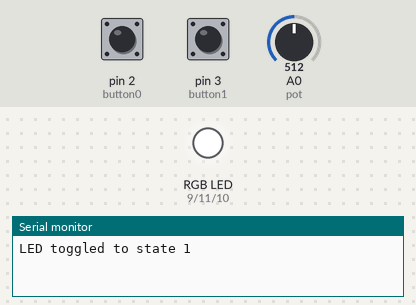
Recording of a sketch running on a simulated Arduino Uno, built with avr-gcc and run on an emulated ATmega328P. Parts: an RGB LED mixed from three pins (HIGH = lit), the last lines printed to the serial monitor. Inputs (shaded band) come from the test bench; at power-on: pin 2 (button0) HIGH, A0 (pot) = 512, pin 3 (button1) HIGH.

Above: at 1.2 s.
1.3 s: pin 2 (button0) pulled LOW for 0.15 s
At 2.1 s:
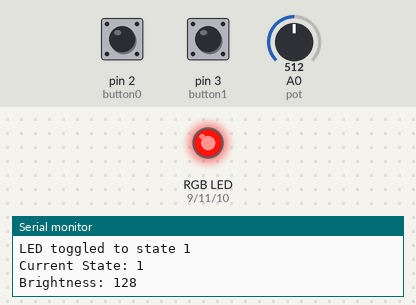
2.9 s: A0 (pot) set to 1023
At 3.3 s:
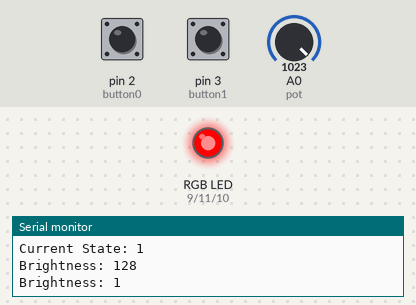
4.4 s: A0 (pot) set to 716
At 5.2 s:
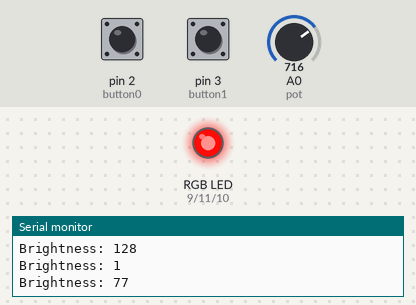
5.9 s: pin 2 (button0) pulled LOW for 1 s
At 6.8 s:
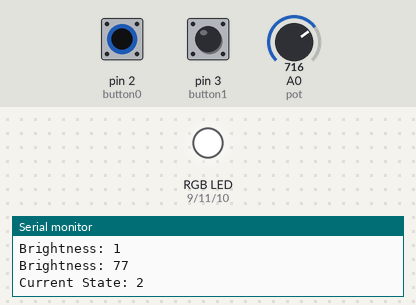
8.4 s: pin 2 (button0) pulsed LOW 5 times (0.12 s each, 0.3 s apart)
At 8.71 s:
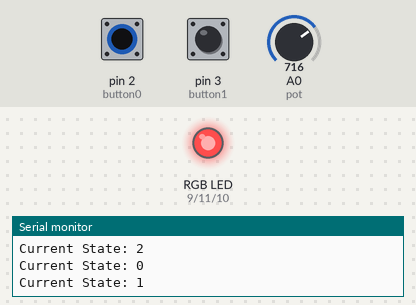
11.4 s: pin 2 (button0) pulled LOW for 3.2 s
At 12.2 s:
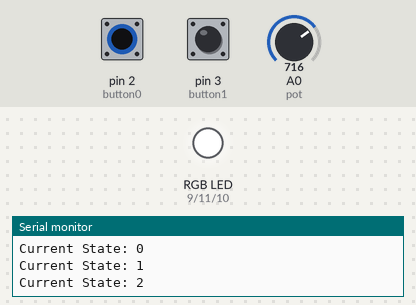
Timing chart, 0 to 14.4 s (numbered marks = the images above; inputs shaded):
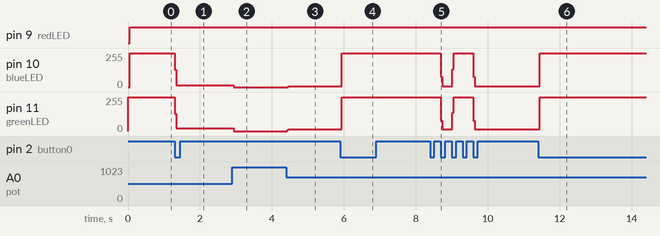

The sketch:

Ref_Arduinotask_fall2025.ino
```cpp
//pin initiialize
const int button0 = 2; //interrupt pin
const int button1 = 3;
const int redLED = 9;
const int blueLED = 10;
const int greenLED = 11;
const int pot = A0;

//states
bool redState = false;
bool blueState = false;
bool greenState = false;

//button 0: state change
unsigned long pressTimestamp = 0;  // the last time the output pin was toggled
unsigned long debounceDelay = 100;    //  debounce time
bool button0_toggle = false;
int state0 = 0;

//button 1:
unsigned long pressTimestamp1 = 0;
unsigned long debounceDelay1 = 50;
bool button1_toggle = false;
int state1 = 0;

//potentiometer
int lastBrightness = -1;

//serial input state
bool state2reset = false;

//state change interrupt service routine
void stateISR() {
  button0_toggle = true;
}

void setup()
{
  // put your setup code here, to run once:
  pinMode(redLED, OUTPUT);
  pinMode(blueLED, OUTPUT);
  pinMode(greenLED, OUTPUT);

  digitalWrite(redLED, HIGH);
  digitalWrite(blueLED, HIGH);
  digitalWrite(greenLED, HIGH);

  pinMode(button0, INPUT_PULLUP);
  pinMode(button1, INPUT_PULLUP);

  attachInterrupt(digitalPinToInterrupt(button0), stateISR, FALLING);

  Serial.begin(9600);
}

void loop() {
  if (button0_toggle) {
    button0_toggle = false; // clear flag

    unsigned long now = millis();
    if (now - pressTimestamp > debounceDelay) {

      state0++;
      if (state0 == 3) {
        state0 = 0;
      }

      Serial.print("Current State: ");
      Serial.println(state0);
      pressTimestamp = now;
    }
  }

  //state1
  if (state0 == 0) {
    // the default colour to recognize State 0 is Magenta
    digitalWrite(blueLED, blueState);
    digitalWrite(greenLED, HIGH);
    digitalWrite(redLED, redState);

    unsigned long now = millis();

    if (digitalRead(button1) == HIGH && !state1 && (now - pressTimestamp1 > debounceDelay1)) {
      state1 = true;
      redState = !redState;
      blueState = !blueState;
      digitalWrite(redLED, redState);
      digitalWrite(blueLED, blueState);

      Serial.print("LED toggled to state ");
      Serial.println(redState);

      pressTimestamp1 = now;
      }

    if (digitalRead(button1) == LOW && state1 && (now - pressTimestamp1 > debounceDelay1)) {
      state1 = false;
      pressTimestamp1 = now;
      }

    if (state0 != 2) {
      state2reset = false;
      }
    }

  //state2
  else if (state0 == 1) {
    // the default colour to recognize State 0 is Cyan
    digitalWrite(redLED, HIGH);
    digitalWrite(blueLED, LOW);
    digitalWrite(greenLED, LOW);

    int potValue = analogRead(pot);

    int brightness = map(potValue, 0, 1024, 255, 0);
    analogWrite(greenLED, brightness);
    analogWrite(blueLED, brightness);

    if (brightness != lastBrightness) {
    Serial.print("Brightness: ");
    Serial.println(brightness);
    lastBrightness = brightness;
    }

    if (state0 != 2) {
      state2reset = false;
}
  }

  //state3
  else if (state0 == 2) {

    // the default state to recognize State 2 is that the LED is off
    if (!state2reset) {
    digitalWrite(redLED, HIGH);
    digitalWrite(blueLED, HIGH);
    digitalWrite(greenLED, HIGH);
    state2reset = true;
    }

    if (Serial.available() > 0) {
    String input = Serial.readStringUntil('\n');

    input.trim();

    if (input.length() >= 2) {

        char colour = input.charAt(0);

        String brightness = input.substring(input.length() - 3);

        for (int i = 0; i < brightness.length(); i++) {
          if (!isDigit(brightness.charAt(i))) {
              Serial.println("Error: Brightness must be digits");
              return;
          }
        }

        int pwm = brightness.toInt();

        if (pwm < 0 || pwm > 255) {
            Serial.println("Error: PWM input must be between 0 and 255");
            return;
        }

        Serial.print("Colour: ");
        Serial.println(colour);

        Serial.print("Brightness: ");
        Serial.println(pwm);

        if (colour == 'r' || colour == 'R') {
            analogWrite(redLED, 255 - pwm);
        }

        else if (colour == 'g' || colour == 'G') {
            analogWrite(greenLED, 255 - pwm);
        }

        else if (colour == 'b' || colour == 'B') {
            analogWrite(blueLED, 255 - pwm);
        }

        else if (colour == 'c' || colour == 'C') {
            digitalWrite(redLED, HIGH);
            digitalWrite(blueLED, HIGH);
            digitalWrite(greenLED, HIGH);
        }
      }
    }
  }
}
```

Measured:
- after the input at 1.3 s, pin 10 (blueLED): 255/255 → 12/255 at once; pin 11 (greenLED): 255/255 → 19/255 at once
- after the input at 2.9 s, pin 10 (blueLED): 12/255 → 0/255 at once; pin 11 (greenLED): 19/255 → 0/255 at once
- after the input at 4.4 s, pin 10 (blueLED): 0/255 → 6/255 after 0.06 s; pin 11 (greenLED): 0/255 → 12/255 at once
- after the input at 5.9 s, pin 10 (blueLED): 6/255 → 255/255 at once; pin 11 (greenLED): 12/255 → 255/255 at once
- after the input at 8.4 s, pin 10 (blueLED): 255/255 → 6/255 after 0.30 s, → 255/255 0.32 s later, → 6/255 0.58 s later; pin 11 (greenLED): 255/255 → 12/255 after 0.30 s, → 255/255 0.32 s later, → 12/255 0.58 s later
- after the input at 11.4 s, pin 10 (blueLED): 6/255 → 255/255 at once; pin 11 (greenLED): 12/255 → 255/255 at once
